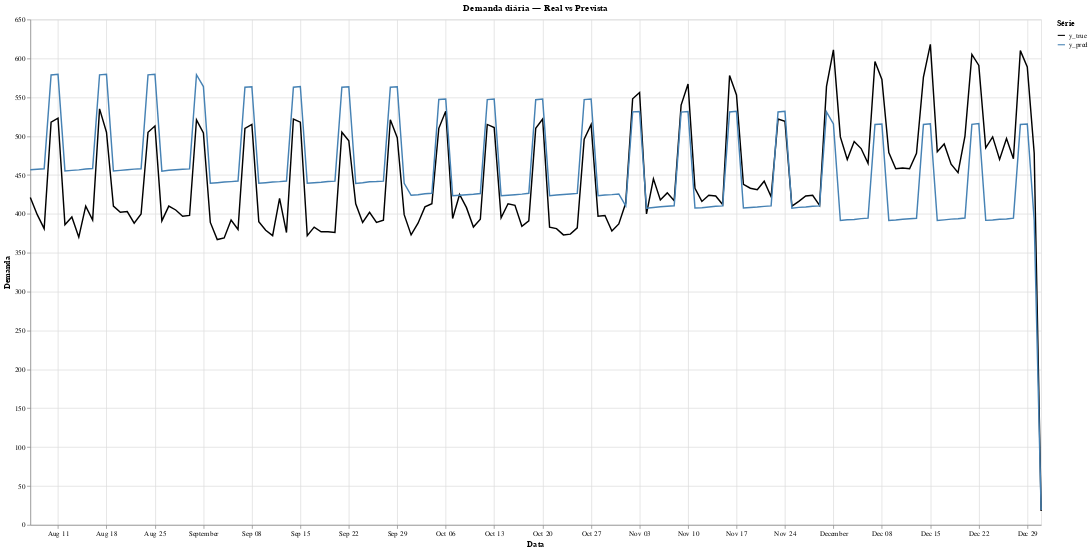

The code cell stored with this chart in its notebook:
### Code cell
chart = (
    alt.Chart(df_long)
    .mark_line()
    .encode(
        x=alt.X("datetime:T", title="Data"),
        y=alt.Y("valor:Q", title="Demanda"),
        color=alt.Color("tipo:N", title="Série", scale=alt.Scale(
            domain=["y_true", "y_pred"],
            range=["black", "steelblue"]
        )),
        tooltip=["data:T", "tipo:N", "valor:Q"]
    )
    .properties(
        width=1400,
        height=700,
        title="Demanda diária — Real vs Prevista"
    )
)

chart

### Figure 1 — Vega-Lite specification as saved in the notebook (floating-point values rounded to 4 significant figures; data arrays with more than 128 entries replaced by an {"elided": "..."} marker saying what was removed)
{"config": {"view": {"continuousWidth": 300, "continuousHeight": 300}}, "data": {"name": "data-1bb9bad31780694de9382a786f6007c0"}, "mark": {"type": "line"}, "encoding": {"color": {"field": "tipo", "scale": {"domain": ["y_true", "y_pred"], "range": ["black", "steelblue"]}, "title": "Série", "type": "nominal"}, "tooltip": [{"field": "data", "type": "temporal"}, {"field": "tipo", "type": "nominal"}, {"field": "valor", "type": "quantitative"}], "x": {"field": "datetime", "title": "Data", "type": "temporal"}, "y": {"field": "valor", "title": "Demanda", "type": "quantitative"}}, "height": 700, "title": "Demanda diária — Real vs Prevista", "width": 1400, "$schema": "https://vega.github.io/schema/vega-lite/v6.1.0.json", "datasets": {"data-1bb9bad31780694de9382a786f6007c0": {"elided": "294 records"}}}
